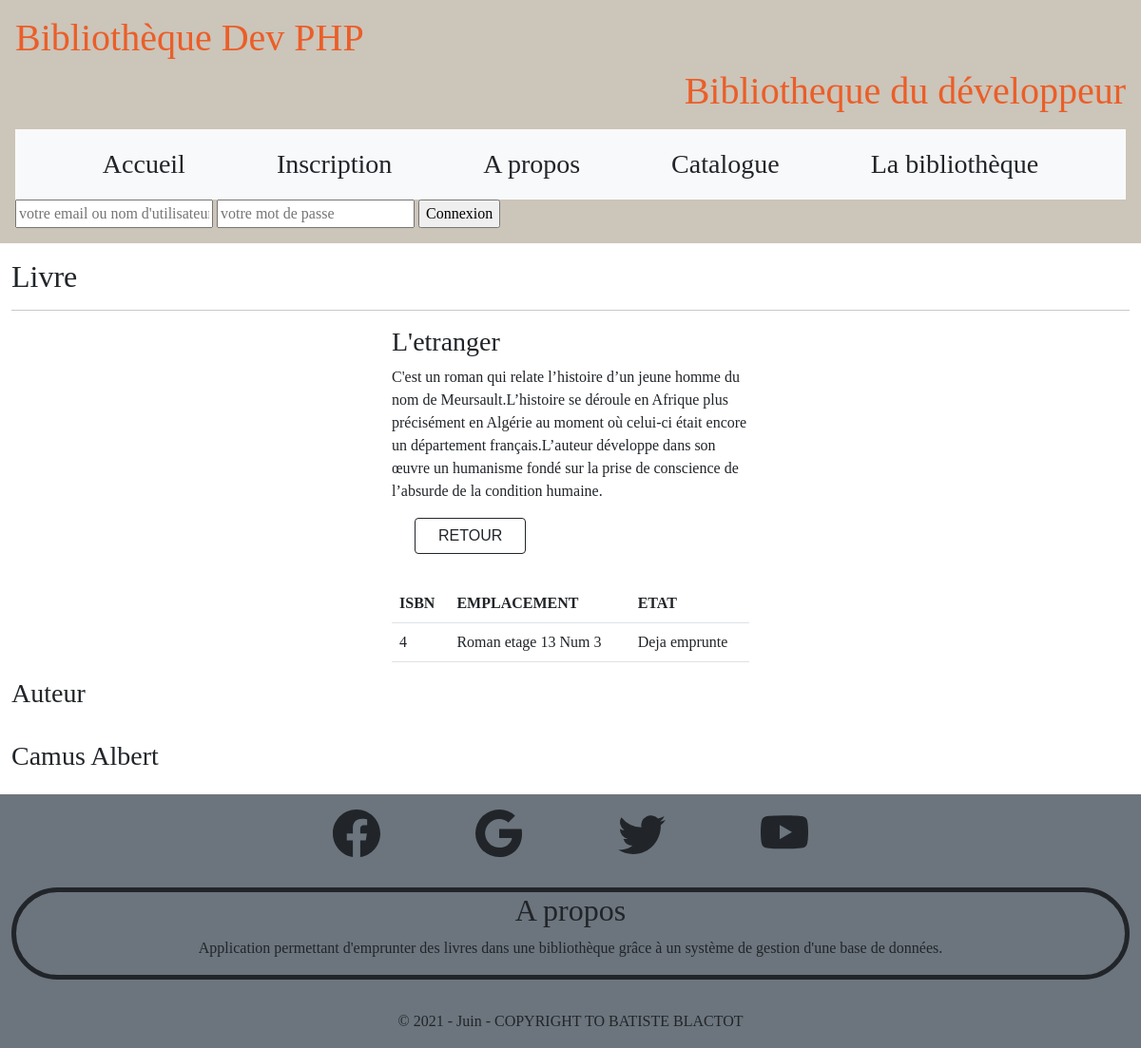
The page /consultation.php?ISBN=4 on the database its author committed.
### tables this page shows
CREATE TABLE IF NOT EXISTS `livre` (
  `ISBN` int(99) NOT NULL AUTO_INCREMENT,
  `titre_livre` varchar(70) DEFAULT NULL,
  `type_livre` varchar(20) DEFAULT NULL,
  `editeur` varchar(40) DEFAULT NULL,
  `etat` tinyint(1) NOT NULL DEFAULT '1',
  `img_livre` text,
  `Emplacement` text,
  `Paragraphe` text,
  PRIMARY KEY (`ISBN`),
  KEY `ISBN` (`ISBN`)
);

CREATE TABLE IF NOT EXISTS `ecrire` (
  `id_auteur` int(99) NOT NULL,
  `ISBN` int(99) NOT NULL,
  KEY `id_auteur` (`id_auteur`,`ISBN`),
  KEY `ISBN` (`ISBN`),
  KEY `id_auteur_2` (`id_auteur`)
);

CREATE TABLE IF NOT EXISTS `auteur` (
  `id_auteur` int(99) NOT NULL AUTO_INCREMENT,
  `nom_auteur` varchar(17) DEFAULT NULL,
  `prenom_auteur` varchar(17) DEFAULT NULL,
  `img_auteur` text,
  PRIMARY KEY (`id_auteur`)
);

### model/Livre.php (called while the page is built, shortened)
<?php
require_once('Connexion.php');
class Livre extends Connexion
{
    public function afficher_infolivre($isbn)
    {
        $livre = array();
        $sql = "SELECT * FROM livre WHERE ISBN='$isbn'";
        $connex = new Connexion();
        $req = $connex->getPDO()->query($sql);
        $livre[] = $req->fetch();
        return $livre;
    }
    public function afficher_info_auteur($isbn)
    {
        $auteur = array();
        $sql = "SELECT * FROM ecrire e JOIN auteur a
		ON e.id_auteur=a.id_auteur
		WHERE e.ISBN='$isbn'";
        $connex = new Connexion();
        $req = $connex->getPDO()->query($sql);
        while ($data = $req->fetch()) {
            $auteur[] = $data;
        }
        return $auteur;
    }
}

### model/Connexion.php (called while the page is built, shortened)
<?php
class Connexion
{
    private $_host = "localhost";
    private $_user = "root";
    private $_pwd = "";
    private $_dbname = "biblio";
    public function getPDO()
    {
        $this->_statement = new PDO("mysql:host={$this->_host};dbname=" . $this->_dbname . ";charset=utf8", $this->_user, $this->_pwd, array(PDO::ATTR_ERRMODE => PDO::ERRMODE_EXCEPTION));
        return $this->_statement;
    }
}

### consultation.php (the view, shortened to what this page needs)
<?php
include("model/Livre.php");
$livreinfo = new Livre();
$unSeulLivre = $livreinfo->afficher_infolivre($_GET['ISBN']);
foreach ($unSeulLivre as $livre) {
}
?>
<!DOCTYPE html>
<html>
<head>
    <link href="https://cdn.jsdelivr.net/npm/bootstrap@5.0.1/dist/css/bootstrap.min.css" rel="stylesheet">
    <link rel="stylesheet" href="public/CSS/main.css">
</head>
<body>
    <?php require 'view/template/header.php' ?>
    <div class="container-fluid">
        <h2 class="mt-3">Livre</h2>
        <hr>
        <div class="row">
            <div class="col-sm-6 col-md-4 img-livre">
                <div class="container">
                </div>
            </div>
            <div class="col-sm-6 col-md-4 paragraphe">
                <div>
                    <div class="caption">
                        <h3 class="nom-livre"><?php echo $livre['titre_livre']; ?></h3>
                        <p><?php echo $livre['Paragraphe']; ?></p>
                        <button class="btn btn-default border border-dark text-center ms-4 mb-3 px-4"><a href="index.php?chercher=<?php echo $livre['type_livre'] ?>" class="text-dark" style="text-decoration: none;">Retour</a></button>
                    </div>
                </div>
                <div class="panel panel-default">
                    <table class="table">
                        <tr>
                            <th>ISBN</th>
                            <th>EMPLACEMENT</th>
                            <th>ETAT</th>
                        </tr>
                        <tr>
                            <td><?php echo $livre['ISBN']; ?></td>
                            <td><?php echo $livre['Emplacement'] ?></td>
                            <td><?php if ($livre['etat'] == 1) {
                                    echo "Deja emprunte";
                                } else {
                                    echo "Disponible";
                                } ?></td>
                        </tr>
                    </table>
                </div>
            </div>
        </div>
        <div>
            <div class="row">
                <?php
                $lesauteur = $livreinfo->afficher_info_auteur($_GET['ISBN']);
                foreach ($lesauteur as $auteur) {
                ?>
                    <div class="col-sm-6 col-md-4 img-auteur">
                        <h3>Auteur</h3>
                        <div>
                            <div class="caption">
                                <h3 class="mb-4"><?php echo $auteur['nom_auteur'] . " " . $auteur['prenom_auteur']; ?></h3>
                            </div>
                        </div>
                    </div>
                <?php
                }
                ?>
            </div>
        </div>
    </div>
    <?php include('view/template/footer.php'); ?>
</body>
</html>

### public/CSS/main.css (style rules this page uses)
body { box-sizing: border-box; margin: 0; padding: 0; font-family: 'Viaoda Libre', cursive; }
button { transition: all .5s ease; color: rgb(255, 255, 255); border: 3px solid white; font-family:'Montserrat', sans-serif; text-transform: uppercase; text-align: center; line-height: 1; font-size: 17px; background-color : transparent; padding: 10px; outline: none; border-radius: 4px; }

### rows shown on the page
livre: titre_livre "L'etranger", Paragraphe "C'est un roman qui relate l’histoire d’un jeune homme du nom de Meursault.L’histoire se déroule en Afrique plus précisément en Algérie au moment où celui-ci était encore un département français.L’auteur développe dans son œuvre un humanisme fondé sur la prise de conscience de l’absurde de la condition humaine.", ISBN "4", Emplacement "Roman etage 13 Num 3"
ecrire: id_auteur.nom_auteur "Camus", id_auteur.prenom_auteur "Albert"
